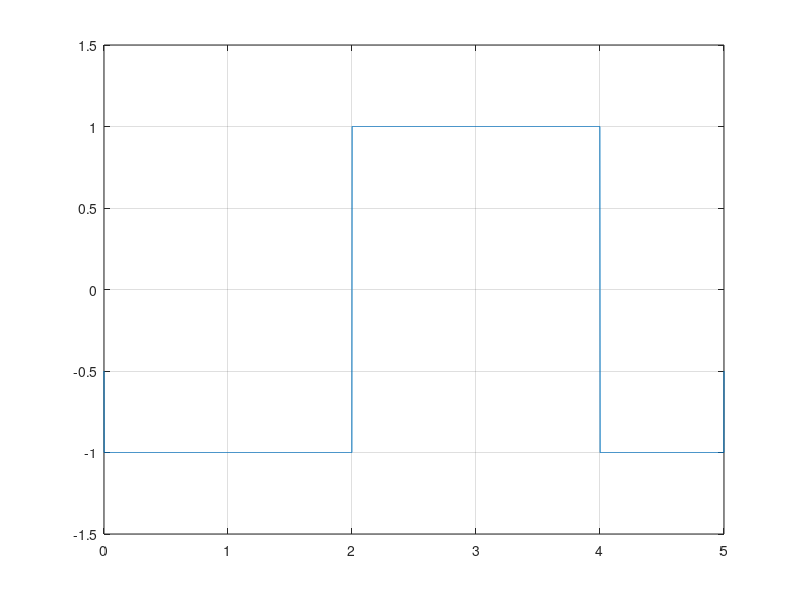
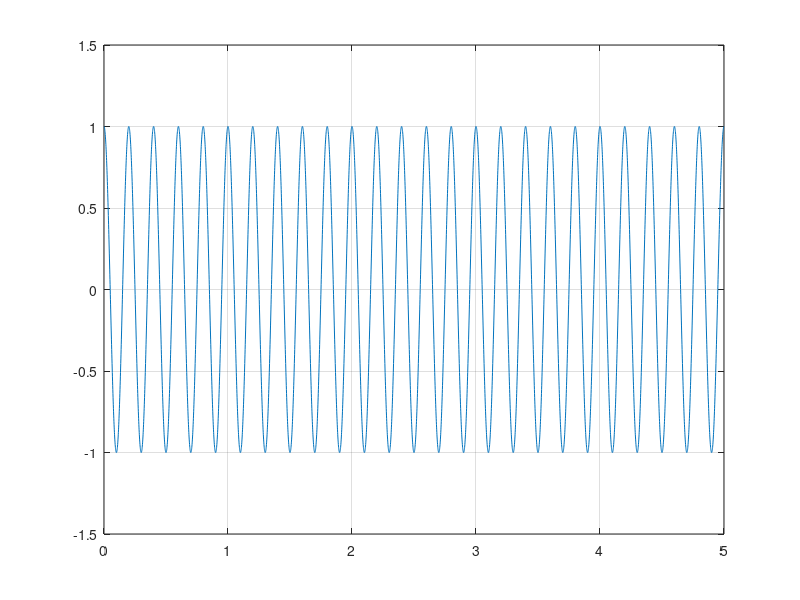
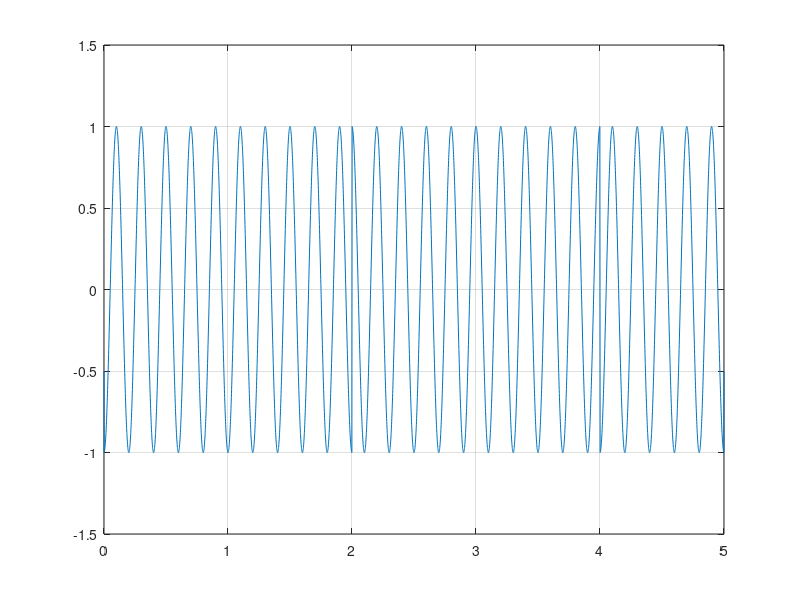
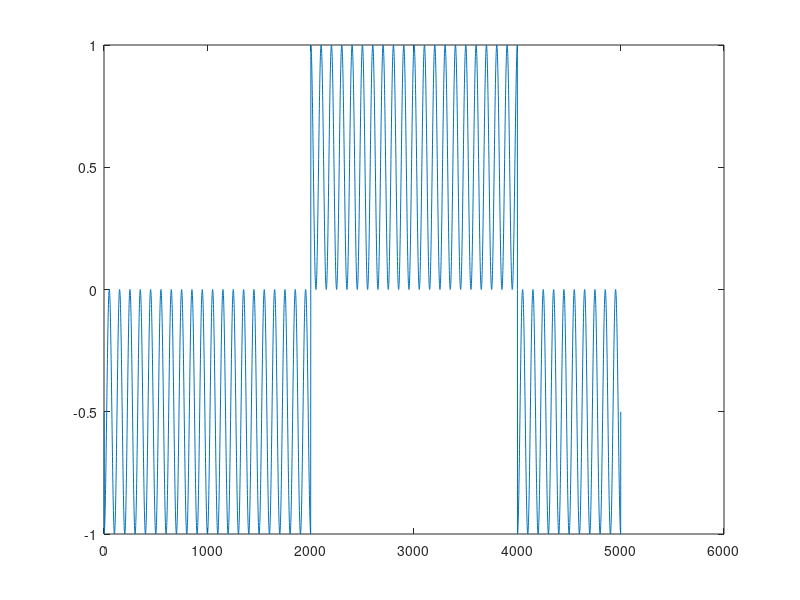

Recreate these plots in MATLAB, in order.
close all
clear all
clc
L=input('enter length length of your  binary string ');
f=input('enter the frequency pf your modulated signal  ');
%n=f*L; %total no. of cycles in pulse train

A=randi([0 1],1,L);
B=2*A-1; %%convert to bipolar NRZ
t=0:0.001:L;
%T=1/f

AA=zeros(1,length(t));
%%
%convert to pulse
%tp=0:0.001*L:length(DD)/L;
for i=1:L
AA=AA+(0.5*(B(i)*(sign(t-(i-0.5)+0.5)-sign(t-(i-0.5)-0.5))));
end
BB=cos(2*pi*f*t);
CC=AA.*BB;
sound(CC)
%subplot(2,4,1),
figure
plot(t,AA)
grid on;
axis([0 L -1.5 1.5]);
%BB=cos(2*pi*f*t);
figure
%subplot(2,4,2),
plot(t,BB)
grid on;
axis([0 L -1.5 1.5]);
figure
%subplot(2,4,3),
plot(t,CC)
grid on;
axis([0 L -1.5 1.5]);

%%
%demodulation
 DD=CC.*BB;
 figure
 plot(DD)
 %%
 %decoding
 tp=0:(length(DD))/L;
 k=1;
 RCV=[];
 for (ii=1:L)
     SM=0;
     for(j=1:length(tp)-1)
    SM=SM+DD(k);
     k=k+1;
     
 end
     if (SM>0)
         RCV=[RCV 1];
     else
         RCV=[RCV 0];
     end
 end
 A
 RCV
%data_seg=data(37500*28.5:37500*31.5);
 